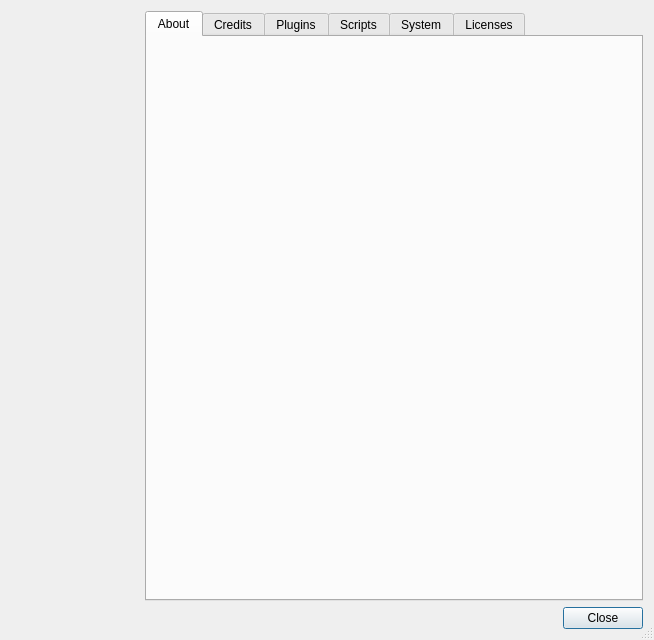
<?xml version="1.0" encoding="UTF-8"?>
<ui version="4.0">
 <class>AboutDialog</class>
 <widget class="QDialog" name="AboutDialog">
  <property name="geometry">
   <rect>
    <x>0</x>
    <y>0</y>
    <width>654</width>
    <height>640</height>
   </rect>
  </property>
  <property name="sizeGripEnabled">
   <bool>true</bool>
  </property>
  <layout class="QVBoxLayout" name="verticalLayout_6">
   <item>
    <layout class="QHBoxLayout" name="horizontalLayout">
     <item>
      <layout class="QVBoxLayout" name="verticalLayout">
       <item>
        <widget class="QToolButton" name="Icon">
         <property name="minimumSize">
          <size>
           <width>128</width>
           <height>128</height>
          </size>
         </property>
         <property name="maximumSize">
          <size>
           <width>128</width>
           <height>128</height>
          </size>
         </property>
         <property name="styleSheet">
          <string notr="true">border: none;background-color:transparent;</string>
         </property>
         <property name="icon">
          <iconset>
           <normaloff>../../cavecad_icon.png</normaloff>../../cavecad_icon.png</iconset>
         </property>
         <property name="iconSize">
          <size>
           <width>128</width>
           <height>128</height>
          </size>
         </property>
        </widget>
       </item>
       <item>
        <spacer name="verticalSpacer">
         <property name="orientation">
          <enum>Qt::Vertical</enum>
         </property>
         <property name="sizeHint" stdset="0">
          <size>
           <width>20</width>
           <height>40</height>
          </size>
         </property>
        </spacer>
       </item>
       <item>
        <widget class="QToolButton" name="toolButton">
         <property name="minimumSize">
          <size>
           <width>128</width>
           <height>31</height>
          </size>
         </property>
         <property name="maximumSize">
          <size>
           <width>128</width>
           <height>31</height>
          </size>
         </property>
         <property name="styleSheet">
          <string notr="true">border: none;background-color:transparent;</string>
         </property>
         <property name="icon">
          <iconset>
           <normaloff>BuiltWithQt.png</normaloff>BuiltWithQt.png</iconset>
         </property>
         <property name="iconSize">
          <size>
           <width>128</width>
           <height>31</height>
          </size>
         </property>
        </widget>
       </item>
      </layout>
     </item>
     <item>
      <widget class="QTabWidget" name="TabWidget">
       <property name="currentIndex">
        <number>0</number>
       </property>
       <widget class="QWidget" name="AppTab">
        <attribute name="title">
         <string>About</string>
        </attribute>
        <layout class="QVBoxLayout" name="verticalLayout_2">
         <property name="leftMargin">
          <number>10</number>
         </property>
         <property name="rightMargin">
          <number>10</number>
         </property>
         <property name="bottomMargin">
          <number>10</number>
         </property>
         <item>
          <widget class="QTextBrowser" name="AppText">
           <property name="palette">
            <palette>
             <active>
              <colorrole role="Base">
               <brush brushstyle="SolidPattern">
                <color alpha="0">
                 <red>255</red>
                 <green>255</green>
                 <blue>255</blue>
                </color>
               </brush>
              </colorrole>
             </active>
             <inactive>
              <colorrole role="Base">
               <brush brushstyle="SolidPattern">
                <color alpha="0">
                 <red>255</red>
                 <green>255</green>
                 <blue>255</blue>
                </color>
               </brush>
              </colorrole>
             </inactive>
             <disabled>
              <colorrole role="Base">
               <brush brushstyle="SolidPattern">
                <color alpha="0">
                 <red>237</red>
                 <green>237</green>
                 <blue>237</blue>
                </color>
               </brush>
              </colorrole>
             </disabled>
            </palette>
           </property>
           <property name="frameShape">
            <enum>QFrame::NoFrame</enum>
           </property>
           <property name="html">
            <string notr="true">&lt;!DOCTYPE HTML PUBLIC &quot;-//W3C//DTD HTML 4.0//EN&quot; &quot;http://www.w3.org/TR/REC-html40/strict.dtd&quot;&gt;
&lt;html&gt;&lt;head&gt;&lt;meta name=&quot;qrichtext&quot; content=&quot;1&quot; /&gt;&lt;style type=&quot;text/css&quot;&gt;
p, li { white-space: pre-wrap; }
&lt;/style&gt;&lt;/head&gt;&lt;body style=&quot; font-family:'.SF NS Text'; font-size:13pt; font-weight:400; font-style:normal;&quot;&gt;
&lt;p style=&quot;-qt-paragraph-type:empty; margin-top:0px; margin-bottom:0px; margin-left:0px; margin-right:0px; -qt-block-indent:0; text-indent:0px; font-family:'.Helvetica Neue DeskInterface';&quot;&gt;&lt;br /&gt;&lt;/p&gt;&lt;/body&gt;&lt;/html&gt;</string>
           </property>
          </widget>
         </item>
        </layout>
       </widget>
       <widget class="QWidget" name="CreditsTab">
        <attribute name="title">
         <string>Credits</string>
        </attribute>
        <layout class="QVBoxLayout" name="verticalLayout_7">
         <property name="leftMargin">
          <number>10</number>
         </property>
         <property name="rightMargin">
          <number>10</number>
         </property>
         <property name="bottomMargin">
          <number>10</number>
         </property>
         <item>
          <widget class="QTextBrowser" name="CreditsText">
           <property name="palette">
            <palette>
             <active>
              <colorrole role="Base">
               <brush brushstyle="SolidPattern">
                <color alpha="0">
                 <red>255</red>
                 <green>255</green>
                 <blue>255</blue>
                </color>
               </brush>
              </colorrole>
             </active>
             <inactive>
              <colorrole role="Base">
               <brush brushstyle="SolidPattern">
                <color alpha="0">
                 <red>255</red>
                 <green>255</green>
                 <blue>255</blue>
                </color>
               </brush>
              </colorrole>
             </inactive>
             <disabled>
              <colorrole role="Base">
               <brush brushstyle="SolidPattern">
                <color alpha="255">
                 <red>237</red>
                 <green>237</green>
                 <blue>237</blue>
                </color>
               </brush>
              </colorrole>
             </disabled>
            </palette>
           </property>
           <property name="frameShape">
            <enum>QFrame::NoFrame</enum>
           </property>
           <property name="html">
            <string notr="true">&lt;!DOCTYPE HTML PUBLIC &quot;-//W3C//DTD HTML 4.0//EN&quot; &quot;http://www.w3.org/TR/REC-html40/strict.dtd&quot;&gt;
&lt;html&gt;&lt;head&gt;&lt;meta name=&quot;qrichtext&quot; content=&quot;1&quot; /&gt;&lt;style type=&quot;text/css&quot;&gt;
p, li { white-space: pre-wrap; }
&lt;/style&gt;&lt;/head&gt;&lt;body style=&quot; font-family:'.SF NS Text'; font-size:13pt; font-weight:400; font-style:normal;&quot;&gt;
&lt;p style=&quot;-qt-paragraph-type:empty; margin-top:0px; margin-bottom:0px; margin-left:0px; margin-right:0px; -qt-block-indent:0; text-indent:0px; font-family:'.Helvetica Neue DeskInterface';&quot;&gt;&lt;br /&gt;&lt;/p&gt;&lt;/body&gt;&lt;/html&gt;</string>
           </property>
          </widget>
         </item>
        </layout>
       </widget>
       <widget class="QWidget" name="PluginsTab">
        <attribute name="title">
         <string>Plugins</string>
        </attribute>
        <layout class="QVBoxLayout" name="verticalLayout_4">
         <property name="leftMargin">
          <number>10</number>
         </property>
         <property name="rightMargin">
          <number>10</number>
         </property>
         <property name="bottomMargin">
          <number>10</number>
         </property>
         <item>
          <widget class="QTextBrowser" name="PluginsText">
           <property name="palette">
            <palette>
             <active>
              <colorrole role="Base">
               <brush brushstyle="SolidPattern">
                <color alpha="0">
                 <red>255</red>
                 <green>255</green>
                 <blue>255</blue>
                </color>
               </brush>
              </colorrole>
             </active>
             <inactive>
              <colorrole role="Base">
               <brush brushstyle="SolidPattern">
                <color alpha="0">
                 <red>255</red>
                 <green>255</green>
                 <blue>255</blue>
                </color>
               </brush>
              </colorrole>
             </inactive>
             <disabled>
              <colorrole role="Base">
               <brush brushstyle="SolidPattern">
                <color alpha="255">
                 <red>237</red>
                 <green>237</green>
                 <blue>237</blue>
                </color>
               </brush>
              </colorrole>
             </disabled>
            </palette>
           </property>
           <property name="frameShape">
            <enum>QFrame::NoFrame</enum>
           </property>
           <property name="html">
            <string notr="true">&lt;!DOCTYPE HTML PUBLIC &quot;-//W3C//DTD HTML 4.0//EN&quot; &quot;http://www.w3.org/TR/REC-html40/strict.dtd&quot;&gt;
&lt;html&gt;&lt;head&gt;&lt;meta name=&quot;qrichtext&quot; content=&quot;1&quot; /&gt;&lt;style type=&quot;text/css&quot;&gt;
p, li { white-space: pre-wrap; }
&lt;/style&gt;&lt;/head&gt;&lt;body style=&quot; font-family:'.SF NS Text'; font-size:13pt; font-weight:400; font-style:normal;&quot;&gt;
&lt;p style=&quot;-qt-paragraph-type:empty; margin-top:0px; margin-bottom:0px; margin-left:0px; margin-right:0px; -qt-block-indent:0; text-indent:0px; font-family:'.Helvetica Neue DeskInterface';&quot;&gt;&lt;br /&gt;&lt;/p&gt;&lt;/body&gt;&lt;/html&gt;</string>
           </property>
          </widget>
         </item>
        </layout>
       </widget>
       <widget class="QWidget" name="ScriptsTab">
        <attribute name="title">
         <string>Scripts</string>
        </attribute>
        <layout class="QVBoxLayout" name="verticalLayout_3">
         <property name="leftMargin">
          <number>10</number>
         </property>
         <property name="rightMargin">
          <number>10</number>
         </property>
         <property name="bottomMargin">
          <number>10</number>
         </property>
         <item>
          <widget class="QTextBrowser" name="ScriptsText">
           <property name="palette">
            <palette>
             <active>
              <colorrole role="Base">
               <brush brushstyle="SolidPattern">
                <color alpha="0">
                 <red>255</red>
                 <green>255</green>
                 <blue>255</blue>
                </color>
               </brush>
              </colorrole>
             </active>
             <inactive>
              <colorrole role="Base">
               <brush brushstyle="SolidPattern">
                <color alpha="0">
                 <red>255</red>
                 <green>255</green>
                 <blue>255</blue>
                </color>
               </brush>
              </colorrole>
             </inactive>
             <disabled>
              <colorrole role="Base">
               <brush brushstyle="SolidPattern">
                <color alpha="255">
                 <red>237</red>
                 <green>237</green>
                 <blue>237</blue>
                </color>
               </brush>
              </colorrole>
             </disabled>
            </palette>
           </property>
           <property name="frameShape">
            <enum>QFrame::NoFrame</enum>
           </property>
           <property name="html">
            <string notr="true">&lt;!DOCTYPE HTML PUBLIC &quot;-//W3C//DTD HTML 4.0//EN&quot; &quot;http://www.w3.org/TR/REC-html40/strict.dtd&quot;&gt;
&lt;html&gt;&lt;head&gt;&lt;meta name=&quot;qrichtext&quot; content=&quot;1&quot; /&gt;&lt;style type=&quot;text/css&quot;&gt;
p, li { white-space: pre-wrap; }
&lt;/style&gt;&lt;/head&gt;&lt;body style=&quot; font-family:'.SF NS Text'; font-size:13pt; font-weight:400; font-style:normal;&quot;&gt;
&lt;p style=&quot;-qt-paragraph-type:empty; margin-top:0px; margin-bottom:0px; margin-left:0px; margin-right:0px; -qt-block-indent:0; text-indent:0px; font-family:'.Helvetica Neue DeskInterface';&quot;&gt;&lt;br /&gt;&lt;/p&gt;&lt;/body&gt;&lt;/html&gt;</string>
           </property>
          </widget>
         </item>
        </layout>
       </widget>
       <widget class="QWidget" name="SystemTab">
        <attribute name="title">
         <string>System</string>
        </attribute>
        <layout class="QVBoxLayout" name="verticalLayout_5">
         <property name="leftMargin">
          <number>10</number>
         </property>
         <property name="rightMargin">
          <number>10</number>
         </property>
         <property name="bottomMargin">
          <number>10</number>
         </property>
         <item>
          <widget class="QPlainTextEdit" name="SystemText">
           <property name="readOnly">
            <bool>true</bool>
           </property>
          </widget>
         </item>
        </layout>
       </widget>
       <widget class="QWidget" name="tab">
        <attribute name="title">
         <string>Licenses</string>
        </attribute>
        <layout class="QVBoxLayout" name="verticalLayout_8">
         <item>
          <widget class="QTextBrowser" name="LicensesText">
           <property name="palette">
            <palette>
             <active>
              <colorrole role="Base">
               <brush brushstyle="SolidPattern">
                <color alpha="0">
                 <red>255</red>
                 <green>255</green>
                 <blue>255</blue>
                </color>
               </brush>
              </colorrole>
             </active>
             <inactive>
              <colorrole role="Base">
               <brush brushstyle="SolidPattern">
                <color alpha="0">
                 <red>255</red>
                 <green>255</green>
                 <blue>255</blue>
                </color>
               </brush>
              </colorrole>
             </inactive>
             <disabled>
              <colorrole role="Base">
               <brush brushstyle="SolidPattern">
                <color alpha="255">
                 <red>236</red>
                 <green>236</green>
                 <blue>236</blue>
                </color>
               </brush>
              </colorrole>
             </disabled>
            </palette>
           </property>
           <property name="frameShape">
            <enum>QFrame::NoFrame</enum>
           </property>
          </widget>
         </item>
        </layout>
       </widget>
      </widget>
     </item>
    </layout>
   </item>
   <item>
    <widget class="QDialogButtonBox" name="buttonBox">
     <property name="orientation">
      <enum>Qt::Horizontal</enum>
     </property>
     <property name="standardButtons">
      <set>QDialogButtonBox::Close</set>
     </property>
    </widget>
   </item>
  </layout>
 </widget>
 <resources/>
 <connections>
  <connection>
   <sender>buttonBox</sender>
   <signal>clicked(QAbstractButton*)</signal>
   <receiver>AboutDialog</receiver>
   <slot>accept()</slot>
   <hints>
    <hint type="sourcelabel">
     <x>227</x>
     <y>349</y>
    </hint>
    <hint type="destinationlabel">
     <x>157</x>
     <y>274</y>
    </hint>
   </hints>
  </connection>
 </connections>
</ui>
